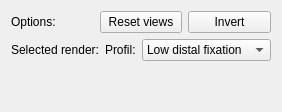
          <widget class="QWidget" name="Views">
           <attribute name="title">
            <string>Views</string>
           </attribute>
           <layout class="QVBoxLayout" name="verticalLayout_6">
            <item>
             <layout class="QHBoxLayout" name="horizontalLayout_12">
              <item>
               <widget class="QLabel" name="label_5">
                <property name="text">
                 <string>Options:</string>
                </property>
               </widget>
              </item>
              <item>
               <widget class="QPushButton" name="pushButton_razViews">
                <property name="text">
                 <string>Reset views</string>
                </property>
               </widget>
              </item>
              <item>
               <widget class="QPushButton" name="pushButton_invertView">
                <property name="text">
                 <string>Invert</string>
                </property>
               </widget>
              </item>
             </layout>
            </item>
            <item>
             <layout class="QHBoxLayout" name="horizontalLayout_10">
              <item>
               <layout class="QHBoxLayout" name="horizontalLayout_11">
                <item>
                 <widget class="QLabel" name="label_14">
                  <property name="text">
                   <string>Selected render:</string>
                  </property>
                 </widget>
                </item>
               </layout>
              </item>
              <item>
               <widget class="QLabel" name="label_15">
                <property name="text">
                 <string>Profil:</string>
                </property>
               </widget>
              </item>
              <item>
               <widget class="QComboBox" name="comboBox_profilRender">
                <item>
                 <property name="text">
                  <string>Low distal fixation</string>
                 </property>
                </item>
                <item>
                 <property name="text">
                  <string>High distal fixation</string>
                 </property>
                </item>
                <item>
                 <property name="text">
                  <string>Proximal fixation</string>
                 </property>
                </item>
                <item>
                 <property name="text">
                  <string>Prosthetic target</string>
                 </property>
                </item>
                <item>
                 <property name="text">
                  <string>Prosthetic north</string>
                 </property>
                </item>
                <item>
                 <property name="text">
                  <string>Prosthetic south</string>
                 </property>
                </item>
                <item>
                 <property name="text">
                  <string>Prosthetic east</string>
                 </property>
                </item>
                <item>
                 <property name="text">
                  <string>Prosthetic west</string>
                 </property>
                </item>
               </widget>
              </item>
             </layout>
            </item>
            <item>
             <spacer name="verticalSpacer_4">
              <property name="orientation">
               <enum>Qt::Vertical</enum>
              </property>
              <property name="sizeHint" stdset="0">
               <size>
                <width>20</width>
                <height>40</height>
               </size>
              </property>
             </spacer>
            </item>
           </layout>
          </widget>
